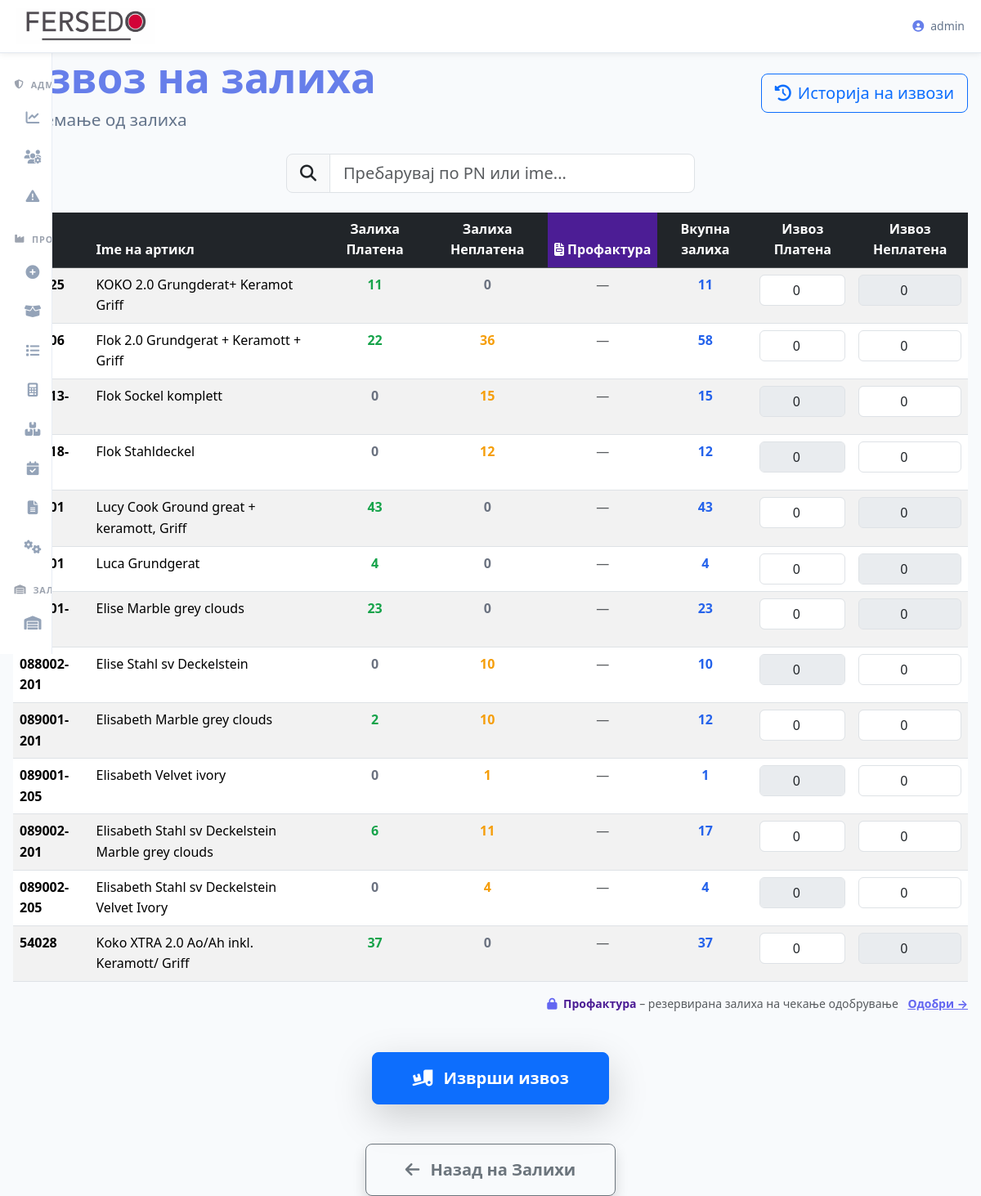
The app's page /zalihi/izvoz (signed in) with its own data.
### tables this page shows
CREATE TABLE parts (
    id INTEGER PRIMARY KEY AUTOINCREMENT,
    part_number TEXT UNIQUE NOT NULL,
    kamin TEXT NOT NULL,
    slika TEXT
, vid_artikal TEXT DEFAULT 'Poluproizvod', odobren INTEGER DEFAULT 0, laser INTEGER DEFAULT 0, laser_vreme INTEGER DEFAULT 0, apkant INTEGER DEFAULT 0, apkant_vreme INTEGER DEFAULT 0, mashina_rolovanje INTEGER DEFAULT 0, mashina_rolovanje_vreme INTEGER DEFAULT 0, zavaruvanje INTEGER DEFAULT 0, zavaruvanje_vreme INTEGER DEFAULT 0, brusenje INTEGER DEFAULT 0, brusenje_vreme INTEGER DEFAULT 0, drvara INTEGER DEFAULT 0, drvara_vreme INTEGER DEFAULT 0, sachmara INTEGER DEFAULT 0, sachmara_vreme INTEGER DEFAULT 0, farbara INTEGER DEFAULT 0, farbara_vreme INTEGER DEFAULT 0, laser_cena_cas REAL DEFAULT 70.0, apkant_cena_cas REAL DEFAULT 30.0, mashina_rolovanje_cena_cas REAL DEFAULT 30.0, zavaruvanje_cena_cas REAL DEFAULT 45.0, brusenje_cena_cas REAL DEFAULT 45.0, drvara_cena_cas REAL DEFAULT 45.0, sachmara_cena_cas REAL DEFAULT 55.0, farbara_cena_cas REAL DEFAULT 55.0, cena_po_cas_laser REAL DEFAULT 70.0, cena_po_cas_apkant REAL DEFAULT 30.0, cena_po_cas_rolovanje REAL DEFAULT 30.0, cena_po_cas_zavaruvanje REAL DEFAULT 45.0, cena_po_cas_brusenje REAL DEFAULT 45.0, cena_po_cas_drvara REAL DEFAULT 45.0, cena_po_cas_sachmara REAL DEFAULT 55.0, cena_po_cas_farbara REAL DEFAULT 55.0, ime TEXT);

### routes/zalihi.py (the view, shortened to what this page needs)
@zalihi_bp.route("/izvoz", methods=["GET", "POST"])
@login_required
def izvoz():
    conn = get_db()
    conn.row_factory = sqlite3.Row
    cursor = conn.cursor()
    try:
        _ensure_profakturi_tables(cursor)
        conn.commit()
        artikli_rows = cursor.execute("""
            SELECT a.id, a.part_number, a.ime,
                   COALESCE(SUM(CASE WHEN d.plateno=1 THEN d.kolicina ELSE 0 END), 0) AS kolicina_platena,
                   COALESCE(SUM(CASE WHEN d.plateno=0 THEN d.kolicina ELSE 0 END), 0) AS kolicina_neplatena
            FROM parts a
            LEFT JOIN zaliha_dodadi d ON a.id = d.artikl_id
            GROUP BY a.id
            HAVING (kolicina_platena + kolicina_neplatena) > 0
            ORDER BY a.part_number
        """).fetchall()
        profaktura_reserved = cursor.execute("""
            SELECT s.artikl_id, SUM(s.kolicina) AS kolicina_profaktura
            FROM profaktura_stavki s
            JOIN profakturi p ON s.profaktura_id = p.id
            WHERE p.status = 'pending'
            GROUP BY s.artikl_id
        """).fetchall()
        reserved_map = {r['artikl_id']: r['kolicina_profaktura'] for r in profaktura_reserved}
        artikli = []
        existing_ids = set()
        for row in artikli_rows:
            r = dict(row)
            r['kolicina_profaktura'] = reserved_map.get(r['id'], 0)
            artikli.append(r)
            existing_ids.add(r['id'])
        artikli.sort(key=lambda x: x['part_number'])
    except Exception as e:
        print(f"❌ Грешка при читање артикли: {e}")
        import traceback
        traceback.print_exc()
        artikli = []
    finally:
        conn.close()
    return render_template("zalihi_izvoz.html", artikli=artikli, today=date.today().isoformat())

### app.py (called while the page is built)
@app.context_processor
def inject_vapid_key():
    return dict(VAPID_PUBLIC_KEY=VAPID_PUBLIC_KEY)

### routes/zalihi.py (called while the page is built)
def _ensure_profakturi_tables(cursor):
    cursor.execute("""
        CREATE TABLE IF NOT EXISTS profakturi (
            id              INTEGER PRIMARY KEY AUTOINCREMENT,
            broj            TEXT    NOT NULL,
            datum           TEXT    NOT NULL,
            username        TEXT    NOT NULL,
            status          TEXT    DEFAULT 'pending',
            datum_odobrena  TEXT,
            odobrena_od     TEXT,
            napomena        TEXT
        )
    """)
    cursor.execute("""
        CREATE TABLE IF NOT EXISTS profaktura_stavki (
            id            INTEGER PRIMARY KEY AUTOINCREMENT,
            profaktura_id INTEGER NOT NULL,
            artikl_id     INTEGER NOT NULL,
            pn            TEXT    NOT NULL,
            ime           TEXT,
            kolicina      INTEGER NOT NULL
        )
    """)

### utils/db.py (called while the page is built)
def get_db():
    global DATABASE_PATH
    if DATABASE_PATH is None:
        try:
            DATABASE_PATH = current_app.config['DATABASE_PATH']
        except RuntimeError:
            DATABASE_PATH = r"C:\Users\Server\Desktop\Proekt Fersedo\instance\database.db"
    conn = sqlite3.connect(
        DATABASE_PATH,
        timeout=10,
        check_same_thread=False,
    )
    conn.row_factory = lambda cursor, row: dict(
        zip([col[0] for col in cursor.description], row)
    )
    return conn

### templates/zalihi_izvoz.html (shortened to what this page needs)
{% extends "base.html" %}
{% block content %}
<div class="container" style="max-width: 1400px; margin: 4rem auto; padding: 0 1rem;">
    <div class="d-flex justify-content-between align-items-center mb-4">
        <div>
            <h1 style="font-weight: 800; color: var(--primary); font-size: clamp(2.2rem, 7vw, 3.2rem); margin-bottom: 0.3rem;">
                Извоз на залиха
            </h1>
            <p style="font-size: clamp(1.1rem, 4vw, 1.3rem); color: var(--text-secondary); margin: 0;">
                Одземање од залиха
            </p>
        </div>
        <div class="d-flex gap-3">
            <a href="{{ url_for('zalihi.istorija') }}"
               class="btn btn-outline-primary btn-lg d-flex align-items-center gap-2">
                <i class="fas fa-history"></i>
                Историја на извози
            </a>
        </div>
    </div>
    {% if artikli %}
    <div class="mb-4" style="max-width: 500px; margin-left: auto; margin-right: auto;">
        <div class="input-group input-group-lg">
            <span class="input-group-text"><i class="fas fa-search"></i></span>
            <input type="text" id="searchInput" class="form-control" placeholder="Пребарувај по PN или ime...">
        </div>
    </div>
    <div class="table-responsive">
        <table class="table table-hover table-striped mb-0">
            <thead class="table-dark">
                <tr>
                    <th>PN</th>
                    <th>Ime на артикл</th>
                    <th class="text-center">Залиха Платена</th>
                    <th class="text-center">Залиха Неплатена</th>
                    <th class="text-center"
                        style="background:#4c1d95;color:#fff;white-space:nowrap;">
                        <i class="fas fa-file-invoice me-1"></i>Профактура
                    </th>
                    <th class="text-center">Вкупна залиха</th>
                    <th class="text-center">Извоз Платена</th>
                    <th class="text-center">Извоз Неплатена</th>
                </tr>
            </thead>
            <tbody id="izvozTableBody">
                {% for art in artikli %}
                <tr data-id="{{ art.id }}" data-pn="{{ art.part_number }}">
                    <td class="fw-bold">{{ art.part_number }}</td>
                    <td>{{ art.ime or '—' }}</td>
                    <td class="text-center fw-bold platena-zaliha"
                        data-max="{{ art.kolicina_platena }}"
                        style="color: {{ '#16a34a' if art.kolicina_platena > 0 else '#6b7280' }};">
                        {{ art.kolicina_platena }}
                    </td>
                    <td class="text-center fw-bold neplatena-zaliha"
                        data-max="{{ art.kolicina_neplatena }}"
                        style="color: {{ '#f59e0b' if art.kolicina_neplatena > 0 else '#6b7280' }};">
                        {{ art.kolicina_neplatena }}
                    </td>
                    <td class="text-center">
                        {% if art.kolicina_profaktura > 0 %}
                        <span class="badge rounded-pill fw-bold"
                              style="background:#ede9fe;color:#4c1d95;font-size:.9rem;padding:.3rem .75rem;">
                            <i class="fas fa-lock me-1" style="font-size:.65rem;"></i>
                            {{ art.kolicina_profaktura }}
                        </span>
                        {% else %}
                        <span class="text-muted">—</span>
                        {% endif %}
                    </td>
                    <td class="text-center fw-bold vkupna-zaliha"
                        style="color: {{ '#2563eb' if (art.kolicina_platena + art.kolicina_neplatena) > 0 else '#6b7280' }};">
                        {{ art.kolicina_platena + art.kolicina_neplatena }}
                    </td>
                    <td class="text-center">
                        <input type="number"
                               class="form-control text-center mx-auto izvoz-input-platena"
                               min="0" max="{{ art.kolicina_platena }}" step="1" value="0"
                               style="max-width: 140px;"
                               {% if art.kolicina_platena == 0 %}disabled{% endif %}>
                    </td>
                    <td class="text-center">
                        <input type="number"
                               class="form-control text-center mx-auto izvoz-input-neplatena"
                               min="0" max="{{ art.kolicina_neplatena }}" step="1" value="0"
                               style="max-width: 140px;"
                               {% if art.kolicina_neplatena == 0 %}disabled{% endif %}>
                    </td>
                </tr>
                {% endfor %}
            </tbody>
        </table>
    </div>
    <div class="mt-3 text-muted small text-end">
        <i class="fas fa-lock me-1" style="color:#6366f1;"></i>
        <span style="color:#4c1d95;font-weight:600;">Профактура</span> – резервирана залиха на чекање одобрување
        <a href="{{ url_for('zalihi.profakturi_pending') }}" class="ms-2 fw-bold"
           style="color:#6366f1;">
            Одобри →
        </a>
    </div>
    <div class="text-center mt-5">
        <button type="button" id="izvozBtn" class="btn btn-primary btn-lg px-5 py-3 fw-bold shadow-lg">
            <span id="izvozText"><i class="fas fa-truck-loading me-2"></i> Изврши извоз</span>
        </button>
    </div>
    {% endif %}
    <div class="text-center mt-5">
        <a href="{{ url_for('zalihi.zalihi') }}" class="btn btn-outline-secondary btn-lg px-5 py-3 fw-bold shadow">
            <i class="fas fa-arrow-left me-2"></i> Назад на Залихи
        </a>
    </div>
</div>
{% endblock %}

### templates/base.html (style rules this page uses)
:root { --primary: #667eea; --primary-dark: #5a67d8; --primary-light: #a5b4fc; --success: #16a34a; --danger: #dc2626; --warning: #eab308; --info: #0dcaf0; --light: #f8fafc; --dark: #0f172a; --gray: #64748b; --gray-light: #cbd5e1; --bg: #f8fafc; --surface: white; --text: #1e293b; --text-secondary: #64748b; --border: #e2e8f0; --shadow-sm: 0 2px 8px rgba(0,0,0,0.08); --shadow: 0 4px 20px rgba(0,0,0,0.1); --shadow-lg: 0 10px 40px rgba(0,0,0,0.15); --radius: 12px; --transition: all 0.3s ease; --sb-width-collapsed: 64px; --sb-width-expanded: 260px; --sb-bg: #ffffff; --sb-border: #e8edf5; --sb-item-hover: rgba(102,126,234,0.08); --sb-item-active: rgba(102,126,234,0.14); --sb-icon-color: #94a3b8; --sb-text-color: #374151; --sb-group-color: #9ca3af; --sb-shadow: 4px 0 32px rgba(15,23,42,0.10); --sb-transition: 0.4s cubic-bezier(0.4, 0, 0.2, 1); }
* { margin:0; padding:0; box-sizing:border-box; }
html, body { height:100%; font-family:system-ui, -apple-system, BlinkMacSystemFont, 'Segoe UI', Roboto, sans-serif; background:var(--bg); color:var(--text); line-height:1.6; }
body { min-height:100vh; touch-action:manipulation; }

### records on screen
parts: ime "KOKO 2.0 Grungderat+ Keramot Griff", kolicina_platena "11", kolicina_neplatena "0"
parts: ime "Flok 2.0 Grundgerat + Keramott + Griff", kolicina_platena "22", kolicina_neplatena "36", kolicina_platena "58"
parts: ime "Flok Sockel komplett", kolicina_platena "0", kolicina_neplatena "15", kolicina_platena "15"
parts: ime "Flok Stahldeckel", kolicina_platena "0", kolicina_neplatena "12", kolicina_platena "12"
parts: ime "Lucy Cook Ground great + keramott, Griff", kolicina_platena "43", kolicina_neplatena "0"
parts: ime "Luca Grundgerat", kolicina_platena "4", kolicina_neplatena "0"
parts: ime "Elise Marble grey clouds", kolicina_platena "23", kolicina_neplatena "0"
parts: part_number "088002-201", ime "Elise Stahl sv Deckelstein", kolicina_platena "0", kolicina_neplatena "10", kolicina_platena "10"
parts: part_number "089001-201", ime "Elisabeth Marble grey clouds", kolicina_platena "2", kolicina_neplatena "10", kolicina_platena "12"
parts: part_number "089001-205", ime "Elisabeth Velvet ivory", kolicina_platena "0", kolicina_neplatena "1", art.kolicina_platena+art.kolicina_neplatena "1"
parts: part_number "089002-201", ime "Elisabeth Stahl sv Deckelstein Marble grey clouds", kolicina_platena "6", kolicina_neplatena "11", kolicina_platena "17"
parts: part_number "089002-205", ime "Elisabeth Stahl sv Deckelstein Velvet Ivory", kolicina_platena "0", kolicina_neplatena "4", kolicina_platena "4"
parts: part_number "54028", ime "Koko XTRA 2.0 Ao/Ah inkl. Keramott/ Griff", kolicina_platena "37", kolicina_neplatena "0"

### other values on screen
{{ session.user }} "admin"
